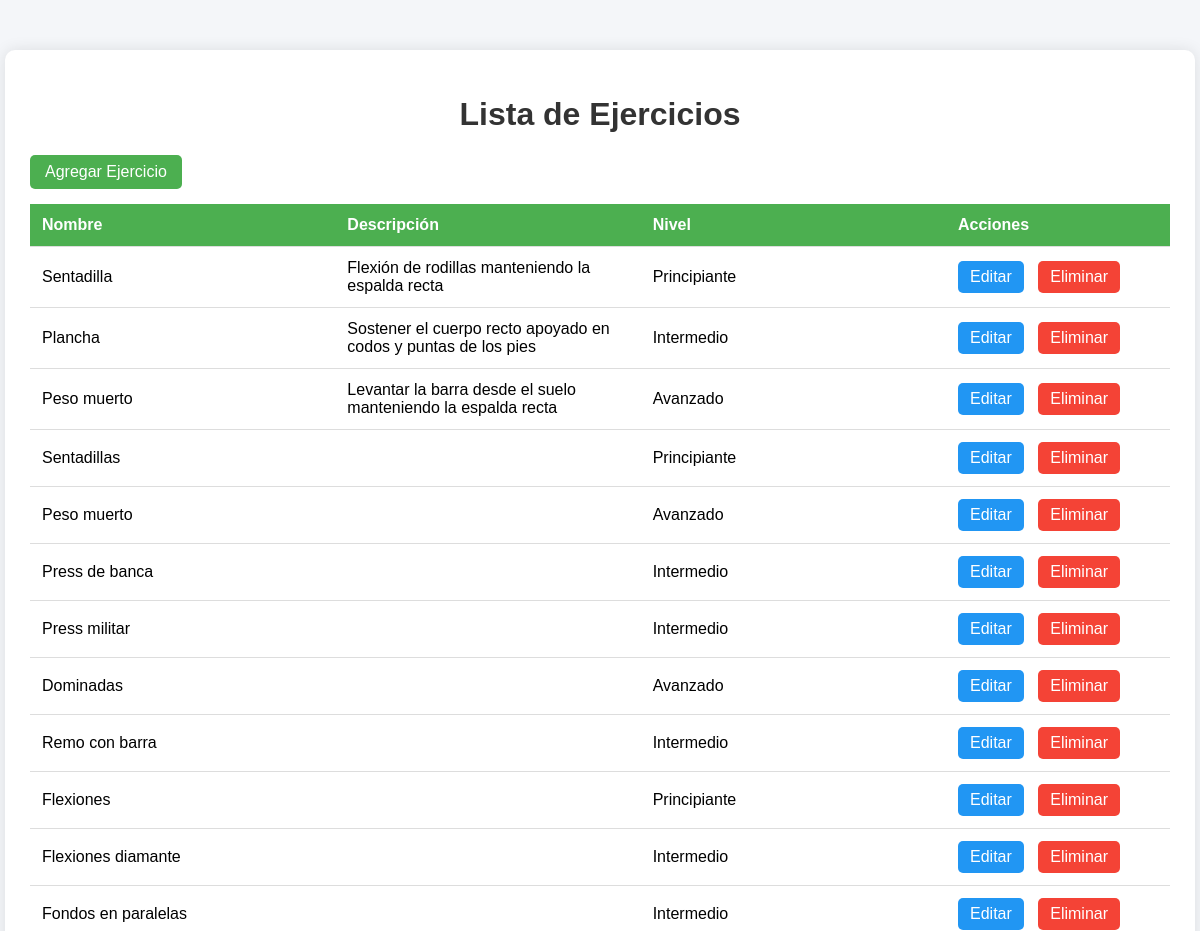
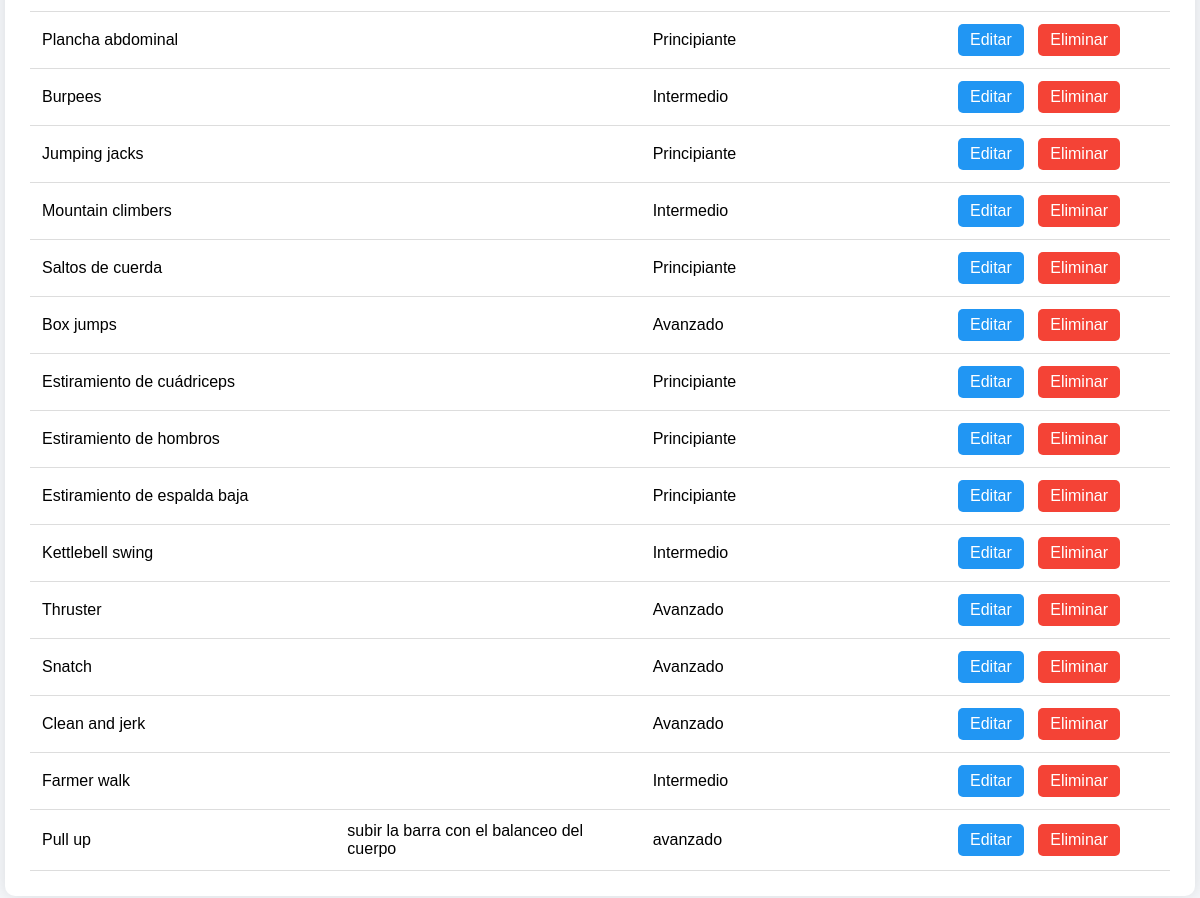
Page /ejercicios/ on the committed database (2 pictures, top to bottom).
### ejercicios/models.py (models this page shows, shortened)
class Ejercicio(models.Model):
    nombre = models.CharField(max_length=100)
    descripcion = models.TextField()
    categoria = models.CharField(max_length=50)  # fuerza, cardio, movilidad, etc.
    nivel = models.CharField(max_length=20, choices=[
        ('principiante', 'Principiante'),
        ('intermedio', 'Intermedio'),
        ('avanzado', 'Avanzado'),
    ])
    creado = models.DateTimeField(auto_now_add=True)

### ejercicios/views.py (the view)
# urls.py: path('', views.lista_ejercicios, name='lista_ejercicios'),
def lista_ejercicios(request):
    ejercicios = Ejercicio.objects.all()
    return render(request, 'ejercicios/lista.html', {'ejercicios': ejercicios})

### ejercicios/templates/ejercicios/lista.html (shortened to what this page needs)
<!DOCTYPE html>
<html lang="es">
<head>
</head>
<body>
    <div class="container">
        <h1>Lista de Ejercicios</h1>
        <a href="{% url 'crear_ejercicio' %}" class="btn">Agregar Ejercicio</a>
        <table>
            <thead>
                <tr>
                    <th>Nombre</th>
                    <th>Descripción</th>
                    <th>Nivel</th>
                    <th style="width:200px;">Acciones</th>
                </tr>
            </thead>
            <tbody>
                {% for ejercicio in ejercicios %}
                <tr>
                    <td>{{ ejercicio.nombre }}</td>
                    <td>{{ ejercicio.descripcion }}</td>
                    <td>{{ ejercicio.nivel }}</td>
                    <td>
                        <a href="{% url 'editar_ejercicio' ejercicio.id %}" class="btn-edit">Editar</a>
                        <a href="{% url 'eliminar_ejercicio' ejercicio.id %}" class="btn-delete">Eliminar</a>
                    </td>
                </tr>
                {% empty %}
                <tr>
                    <td colspan="4" style="text-align:center;">No hay ejercicios aún.</td>
                </tr>
                {% endfor %}
            </tbody>
        </table>
    </div>
</body>
</html>

### ejercicios/templates/ejercicios/lista.html (style rules this page uses)
body { font-family: Arial, sans-serif; background: #f4f6f9; margin: 0; padding: 0; }
.container { width: 95%; max-width: 1200px; margin: 50px auto; background: #fff; padding: 25px; border-radius: 10px; box-shadow: 0 0 15px rgba(0,0,0,0.1); }
h1 { text-align: center; color: #333; }
a.btn { display: inline-block; padding: 8px 15px; margin-bottom: 15px; text-decoration: none; border-radius: 5px; color: white; background-color: #4CAF50; transition: background 0.3s; }
table { width: 100%; border-collapse: collapse; table-layout: fixed; }
th, td { padding: 12px; border-bottom: 1px solid #ddd; text-align: left; word-wrap: break-word; }
th { background-color: #4CAF50; color: white; }
.btn-edit { background: #2196F3; color: white; padding: 7px 12px; border-radius: 5px; text-decoration: none; margin-right: 10px; display: inline-block; }
.btn-delete { background: #f44336; color: white; padding: 7px 12px; border-radius: 5px; text-decoration: none; display: inline-block; }

### rows in the picture
Ejercicio: nombre "Sentadilla", descripcion "Flexión de rodillas manteniendo la espalda recta", nivel "Principiante"
Ejercicio: nombre "Plancha", descripcion "Sostener el cuerpo recto apoyado en codos y puntas de los pies", nivel "Intermedio"
Ejercicio: nombre "Peso muerto", descripcion "Levantar la barra desde el suelo manteniendo la espalda recta", nivel "Avanzado"
Ejercicio: nombre "Sentadillas", nivel "Principiante"
Ejercicio: nombre "Peso muerto", nivel "Avanzado"
Ejercicio: nombre "Press de banca", nivel "Intermedio"
Ejercicio: nombre "Press militar", nivel "Intermedio"
Ejercicio: nombre "Dominadas", nivel "Avanzado"
Ejercicio: nombre "Remo con barra", nivel "Intermedio"
Ejercicio: nombre "Flexiones", nivel "Principiante"
Ejercicio: nombre "Flexiones diamante", nivel "Intermedio"
Ejercicio: nombre "Fondos en paralelas", nivel "Intermedio"
Ejercicio: nombre "Plancha abdominal", nivel "Principiante"
Ejercicio: nombre "Burpees", nivel "Intermedio"
Ejercicio: nombre "Jumping jacks", nivel "Principiante"
Ejercicio: nombre "Mountain climbers", nivel "Intermedio"
Ejercicio: nombre "Saltos de cuerda", nivel "Principiante"
Ejercicio: nombre "Box jumps", nivel "Avanzado"
Ejercicio: nombre "Estiramiento de cuádriceps", nivel "Principiante"
Ejercicio: nombre "Estiramiento de hombros", nivel "Principiante"
Ejercicio: nombre "Estiramiento de espalda baja", nivel "Principiante"
Ejercicio: nombre "Kettlebell swing", nivel "Intermedio"
Ejercicio: nombre "Thruster", nivel "Avanzado"
Ejercicio: nombre "Snatch", nivel "Avanzado"
Ejercicio: nombre "Clean and jerk", nivel "Avanzado"
Ejercicio: nombre "Farmer walk", nivel "Intermedio"
Ejercicio: nombre "Pull up", descripcion "subir la barra con el balanceo del cuerpo", nivel "avanzado"
